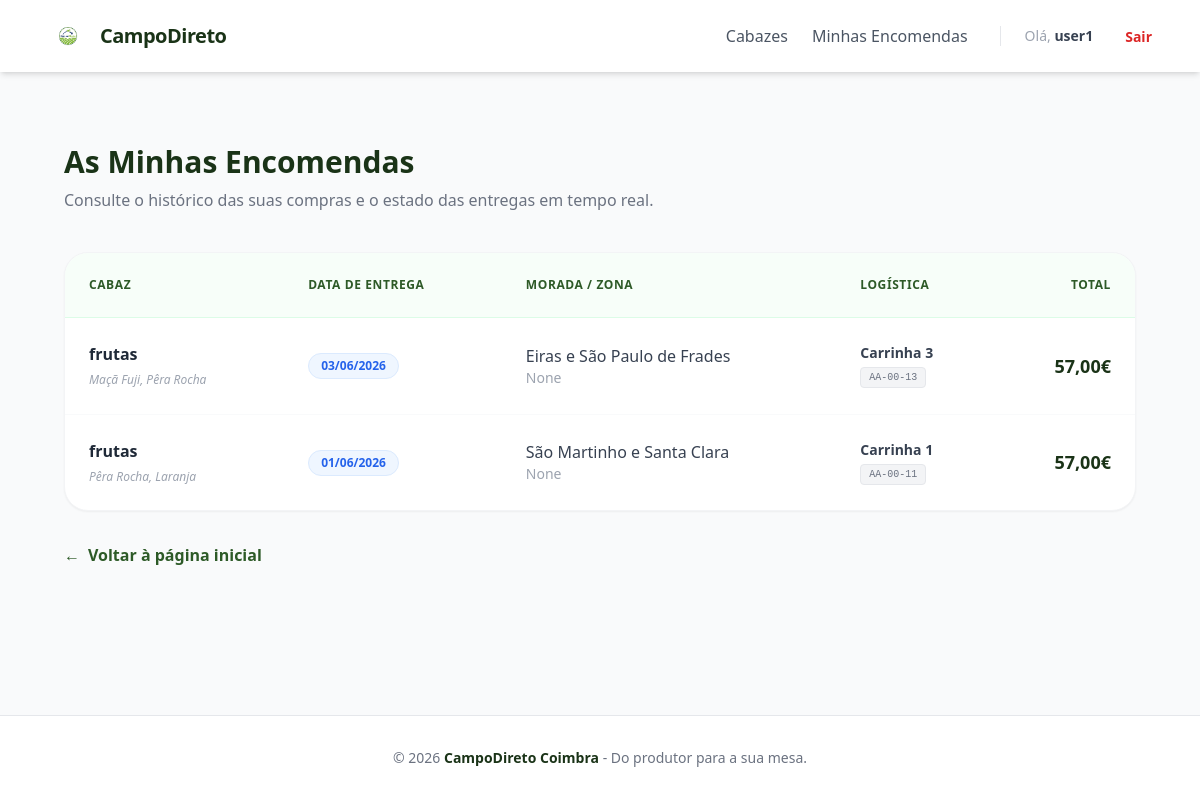
Page /orders/historico/ (signed in) on the committed database.
### users/models.py (models this page shows, shortened)
class CustomUser(AbstractUser):
    user_type = models.CharField(max_length=10, choices=USER_TYPES, default="client")
    company_name = models.CharField(max_length=100, blank=True, null=True)
    address = models.CharField(max_length=200, blank=True, null=True)

### orders/models.py (models this page shows, shortened)
class OrderItem(models.Model):
    order = models.ForeignKey(Order, related_name="items", on_delete=models.CASCADE)
    cabaz = models.ForeignKey(Cabaz, on_delete=models.CASCADE)
    quantity = models.IntegerField(default=1)
    price = models.DecimalField(max_digits=10, decimal_places=2)
    selected_products = models.TextField(blank=True, null=True)

class Order(models.Model):
    customer = models.ForeignKey(CustomUser, on_delete=models.CASCADE)
    order_date = models.DateTimeField(auto_now_add=True)
    delivery_date = models.DateField()
    address_detail = models.CharField(
        max_length=255, verbose_name="Morada (Rua, Nº, Andar) "
    )
    zip_code = models.CharField(max_length=10, blank=True, null=True)
    zone = models.ForeignKey(Zone, on_delete=models.SET_NULL, null=True)
    vehicle = models.ForeignKey(
        Vehicle, on_delete=models.SET_NULL, null=True, blank=True
    )
    driver = models.ForeignKey(Driver, on_delete=models.SET_NULL, null=True, blank=True)
    status = models.CharField(max_length=20, choices=ORDER_STATUS, default="pendente")
    total_price = models.DecimalField(max_digits=10, decimal_places=2, default=0.00)

### cabazes/models.py (models this page shows, shortened)
class Cabaz(models.Model):
    name = models.CharField(max_length=50, choices=CABAZ_TYPES)
    price = models.DecimalField(max_digits=6, decimal_places=2)
    weight = models.DecimalField(max_digits=6, decimal_places=2)
    description = models.TextField()
    image = models.ImageField(upload_to="cabazes_images/", blank=True, null=True)
    products = models.ManyToManyField(Product, blank=True)  # Voltamos ao original

### logistics/models.py (models this page shows, shortened)
class Zone(models.Model):
    name = models.CharField(max_length=100)

class Vehicle(models.Model):
    name = models.CharField(max_length=100)
    license_plate = models.CharField(max_length=20)
    zone = models.ForeignKey(Zone, on_delete=models.CASCADE)

### orders/views.py (the view)
# urls.py: path("historico/", views.historico_encomendas, name="historico_encomendas"),
@login_required
def historico_encomendas(request):
    encomendas = Order.objects.filter(customer=request.user).order_by("-delivery_date")
    return render(request, "orders/historico.html", {"encomendas": encomendas})

### orders/templates/orders/historico.html (shortened to what this page needs)
{% extends 'base.html' %} {% block content %}
<div class="max-w-6xl mx-auto px-4 py-8">
  <div class="mb-10">
    <h1 class="text-3xl font-bold text-primary mb-2">As Minhas Encomendas</h1>
    <p class="text-gray-500">
      Consulte o histórico das suas compras e o estado das entregas em tempo
      real.
    </p>
  </div>
  {% if encomendas %}
  <div
    class="bg-white rounded-3xl shadow-sm border border-gray-100 overflow-hidden"
  >
    <div class="overflow-x-auto">
      <table class="w-full text-left border-collapse">
        <thead>
          <tr class="bg-green-50/50 text-secondary border-b border-green-100">
            <th class="p-6 font-bold uppercase text-xs tracking-wider">
              Cabaz
            </th>
            <th class="p-6 font-bold uppercase text-xs tracking-wider">
              Data de Entrega
            </th>
            <th class="p-6 font-bold uppercase text-xs tracking-wider">
              Morada / Zona
            </th>
            <th class="p-6 font-bold uppercase text-xs tracking-wider">
              Logística
            </th>
            <th
              class="p-6 font-bold uppercase text-xs tracking-wider text-right"
            >
              Total
            </th>
          </tr>
        </thead>
        <tbody class="divide-y divide-gray-50">
          {% for order in encomendas %}
          <tr class="hover:bg-gray-50/80 transition-colors group">
            <td class="p-6">
              {% for item in order.items.all %}
              <div class="mb-3 last:mb-0">
                <div class="font-bold text-gray-800">{{ item.cabaz.name }}</div>
                <div
                  class="text-xs text-gray-400 italic mt-1 max-w-[250px] leading-relaxed"
                >
                  {{ item.selected_products|truncatechars:60 }}
                </div>
              </div>
              {% empty %}
              <span class="text-gray-300 italic text-sm"
                >Sem itens registrados</span
              >
              {% endfor %}
            </td>
            <td class="p-6">
              <span
                class="inline-flex items-center px-3 py-1 rounded-full text-xs font-bold bg-blue-50 text-blue-600 border border-blue-100"
              >
                {{ order.delivery_date|date:"d/m/Y" }}
              </span>
            </td>
            <td class="p-6 text-gray-600">
              <div class="font-medium text-gray-700">{{ order.zone.name }}</div>
              <div class="text-sm text-gray-400">{{ order.zip_code }}</div>
            </td>
            <td class="p-6">
              <div class="flex flex-col gap-1">
                <span class="text-sm font-bold text-gray-700"
                  >{{ order.vehicle.name }}</span
                >
                <div class="flex items-center gap-2">
                  <span
                    class="text-[10px] font-mono bg-gray-100 text-gray-500 px-2 py-0.5 rounded border border-gray-200 uppercase"
                  >
                    {{ order.vehicle.license_plate }}
                  </span>
                </div>
              </div>
            </td>
            <td class="p-6 text-right">
              <span class="text-lg font-black text-primary">
                {{ order.total_price }}€
              </span>
            </td>
          </tr>
          {% endfor %}
        </tbody>
      </table>
    </div>
  </div>
  {% endif %}
  <div class="mt-8">
    <a
      href="/"
      class="inline-flex items-center text-secondary font-bold hover:gap-2 transition-all"
    >
      <span class="mr-2">←</span> Voltar à página inicial
    </a>
  </div>
</div>
{% endblock %}

### templates/base.html (shortened to what this page needs)
{% load static %}
<!doctype html>
<html lang="pt">
  <head>
    <script src="https://cdn.tailwindcss.com"></script>
  </head>
  <body class="bg-gray-50 text-gray-800 flex flex-col min-h-screen">
    <nav
      class="bg-white shadow-md py-4 px-6 md:px-12 flex justify-between items-center sticky top-0 z-50"
    >
      <a href="/" class="flex items-center gap-3 no-underline">
        <img
          src="{% static 'images/logo.png' %}"
          alt="Logo"
          class="h-10 w-auto"
        />
        <span class="text-primary font-bold text-xl tracking-tight"
          >CampoDireto</span
        >
      </a>
      <div class="flex items-center gap-6">
        <a
          href="{% url 'lista_cabazes' %}"
          class="text-gray-600 hover:text-primary font-medium transition"
          >Cabazes</a
        >
        {% if user.is_authenticated %}
        <a
          href="/orders/historico/"
          class="text-gray-600 hover:text-primary font-medium transition"
          >Minhas Encomendas</a
        >
        <span class="hidden md:inline text-gray-400 text-sm border-l pl-6 ml-2">
          Olá, <span class="font-bold text-gray-700">{{ user.username }}</span>
        </span>
        <form action="{% url 'logout' %}" method="post" class="inline">
          <button
            type="submit"
            class="text-red-600 hover:text-red-800 text-sm font-semibold ml-2 transition"
          >
            Sair
          </button>
        </form>
        {% endif %}
      </div>
    </nav>
    <main class="container mx-auto px-6 py-10 flex-grow max-w-6xl">
      {% block content %}{% endblock %}
    </main>
    <footer class="bg-white border-t py-8 text-center text-gray-500 text-sm">
      &copy; 2026
      <span class="text-primary font-semibold">CampoDireto Coimbra</span> - Do
      produtor para a sua mesa.
    </footer>
  </body>
</html>

### rows in the picture
CustomUser: username "user1"
Order: delivery_date "03/06/2026", zone.name "Eiras e São Paulo de Frades", zip_code "None", vehicle.name "Carrinha 3", vehicle.license_plate "AA-00-13", total_price "57,00"
OrderItem: cabaz.name "frutas", selected_products "Maçã Fuji, Pêra Rocha"
Order: delivery_date "01/06/2026", zone.name "São Martinho e Santa Clara", zip_code "None", vehicle.name "Carrinha 1", vehicle.license_plate "AA-00-11", total_price "57,00"
OrderItem: cabaz.name "frutas", selected_products "Pêra Rocha, Laranja"
